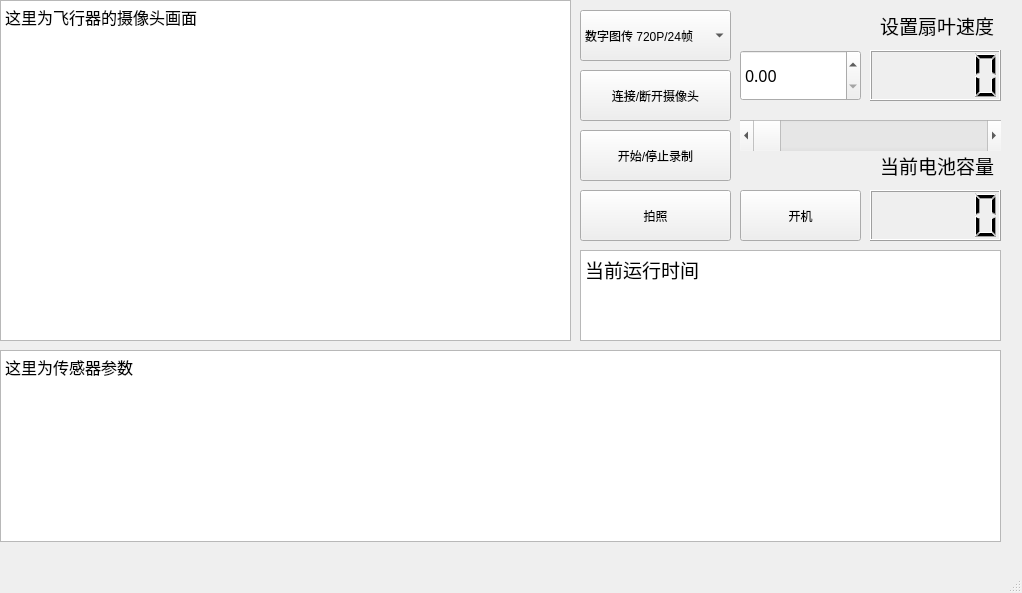
<?xml version="1.0" encoding="UTF-8"?>
<ui version="4.0">
 <class>MainWindow</class>
 <widget class="QMainWindow" name="MainWindow">
  <property name="geometry">
   <rect>
    <x>0</x>
    <y>0</y>
    <width>1022</width>
    <height>593</height>
   </rect>
  </property>
  <property name="windowTitle">
   <string>MainWindow</string>
  </property>
  <widget class="QWidget" name="centralwidget">
   <widget class="QLCDNumber" name="speed_lcd">
    <property name="geometry">
     <rect>
      <x>870</x>
      <y>50</y>
      <width>131</width>
      <height>51</height>
     </rect>
    </property>
    <property name="font">
     <font>
      <family>Cascadia Code</family>
      <pointsize>12</pointsize>
     </font>
    </property>
   </widget>
   <widget class="QScrollBar" name="speed_scroll">
    <property name="geometry">
     <rect>
      <x>740</x>
      <y>120</y>
      <width>261</width>
      <height>31</height>
     </rect>
    </property>
    <property name="orientation">
     <enum>Qt::Orientation::Horizontal</enum>
    </property>
   </widget>
   <widget class="QDoubleSpinBox" name="speed_spin">
    <property name="geometry">
     <rect>
      <x>740</x>
      <y>50</y>
      <width>121</width>
      <height>51</height>
     </rect>
    </property>
    <property name="font">
     <font>
      <family>Cascadia Code</family>
      <pointsize>12</pointsize>
     </font>
    </property>
   </widget>
   <widget class="QTextBrowser" name="video">
    <property name="geometry">
     <rect>
      <x>0</x>
      <y>0</y>
      <width>571</width>
      <height>341</height>
     </rect>
    </property>
    <property name="sizePolicy">
     <sizepolicy hsizetype="Preferred" vsizetype="Preferred">
      <horstretch>0</horstretch>
      <verstretch>0</verstretch>
     </sizepolicy>
    </property>
    <property name="html">
     <string>&lt;!DOCTYPE HTML PUBLIC &quot;-//W3C//DTD HTML 4.0//EN&quot; &quot;http://www.w3.org/TR/REC-html40/strict.dtd&quot;&gt;
&lt;html&gt;&lt;head&gt;&lt;meta name=&quot;qrichtext&quot; content=&quot;1&quot; /&gt;&lt;meta charset=&quot;utf-8&quot; /&gt;&lt;style type=&quot;text/css&quot;&gt;
p, li { white-space: pre-wrap; }
hr { height: 1px; border-width: 0; }
li.unchecked::marker { content: &quot;\2610&quot;; }
li.checked::marker { content: &quot;\2612&quot;; }
&lt;/style&gt;&lt;/head&gt;&lt;body style=&quot; font-family:'Microsoft YaHei UI'; font-size:9pt; font-weight:400; font-style:normal;&quot;&gt;
&lt;p style=&quot; margin-top:0px; margin-bottom:0px; margin-left:0px; margin-right:0px; -qt-block-indent:0; text-indent:0px;&quot;&gt;&lt;span style=&quot; font-size:12pt;&quot;&gt;这里为飞行器的摄像头画面&lt;/span&gt;&lt;/p&gt;&lt;/body&gt;&lt;/html&gt;</string>
    </property>
   </widget>
   <widget class="QPushButton" name="camera_connect">
    <property name="geometry">
     <rect>
      <x>580</x>
      <y>70</y>
      <width>151</width>
      <height>51</height>
     </rect>
    </property>
    <property name="text">
     <string>连接/断开摄像头</string>
    </property>
   </widget>
   <widget class="QPushButton" name="record_video">
    <property name="geometry">
     <rect>
      <x>580</x>
      <y>130</y>
      <width>151</width>
      <height>51</height>
     </rect>
    </property>
    <property name="text">
     <string>开始/停止录制</string>
    </property>
   </widget>
   <widget class="QPushButton" name="take_photo">
    <property name="geometry">
     <rect>
      <x>580</x>
      <y>190</y>
      <width>151</width>
      <height>51</height>
     </rect>
    </property>
    <property name="text">
     <string>拍照</string>
    </property>
   </widget>
   <widget class="QComboBox" name="video_transmission">
    <property name="geometry">
     <rect>
      <x>580</x>
      <y>10</y>
      <width>151</width>
      <height>51</height>
     </rect>
    </property>
    <item>
     <property name="text">
      <string>数字图传 720P/24帧</string>
     </property>
    </item>
    <item>
     <property name="text">
      <string>模拟图传 360P</string>
     </property>
    </item>
   </widget>
   <widget class="QLabel" name="label_speed">
    <property name="geometry">
     <rect>
      <x>880</x>
      <y>10</y>
      <width>121</width>
      <height>31</height>
     </rect>
    </property>
    <property name="text">
     <string>&lt;html&gt;&lt;head/&gt;&lt;body&gt;&lt;p&gt;&lt;span style=&quot; font-size:14pt;&quot;&gt;设置扇叶速度&lt;/span&gt;&lt;/p&gt;&lt;/body&gt;&lt;/html&gt;</string>
    </property>
   </widget>
   <widget class="QLabel" name="label_battery">
    <property name="geometry">
     <rect>
      <x>880</x>
      <y>150</y>
      <width>121</width>
      <height>31</height>
     </rect>
    </property>
    <property name="text">
     <string>&lt;html&gt;&lt;head/&gt;&lt;body&gt;&lt;p&gt;&lt;span style=&quot; font-size:14pt;&quot;&gt;当前电池容量&lt;/span&gt;&lt;/p&gt;&lt;/body&gt;&lt;/html&gt;</string>
    </property>
   </widget>
   <widget class="QLCDNumber" name="batteryy_capacity">
    <property name="geometry">
     <rect>
      <x>870</x>
      <y>190</y>
      <width>131</width>
      <height>51</height>
     </rect>
    </property>
   </widget>
   <widget class="QPushButton" name="power">
    <property name="geometry">
     <rect>
      <x>740</x>
      <y>190</y>
      <width>121</width>
      <height>51</height>
     </rect>
    </property>
    <property name="text">
     <string>开机</string>
    </property>
   </widget>
   <widget class="QTextBrowser" name="textBrowser">
    <property name="geometry">
     <rect>
      <x>580</x>
      <y>250</y>
      <width>421</width>
      <height>91</height>
     </rect>
    </property>
    <property name="sizePolicy">
     <sizepolicy hsizetype="Preferred" vsizetype="Preferred">
      <horstretch>0</horstretch>
      <verstretch>0</verstretch>
     </sizepolicy>
    </property>
    <property name="font">
     <font>
      <family>Cascadia Code</family>
      <pointsize>12</pointsize>
     </font>
    </property>
    <property name="html">
     <string>&lt;!DOCTYPE HTML PUBLIC &quot;-//W3C//DTD HTML 4.0//EN&quot; &quot;http://www.w3.org/TR/REC-html40/strict.dtd&quot;&gt;
&lt;html&gt;&lt;head&gt;&lt;meta name=&quot;qrichtext&quot; content=&quot;1&quot; /&gt;&lt;meta charset=&quot;utf-8&quot; /&gt;&lt;style type=&quot;text/css&quot;&gt;
p, li { white-space: pre-wrap; }
hr { height: 1px; border-width: 0; }
li.unchecked::marker { content: &quot;\2610&quot;; }
li.checked::marker { content: &quot;\2612&quot;; }
&lt;/style&gt;&lt;/head&gt;&lt;body style=&quot; font-family:'Cascadia Code'; font-size:12pt; font-weight:400; font-style:normal;&quot;&gt;
&lt;p style=&quot; margin-top:0px; margin-bottom:0px; margin-left:0px; margin-right:0px; -qt-block-indent:0; text-indent:0px;&quot;&gt;&lt;span style=&quot; font-family:'Microsoft YaHei UI'; font-size:14pt;&quot;&gt;当前运行时间&lt;/span&gt;&lt;/p&gt;&lt;/body&gt;&lt;/html&gt;</string>
    </property>
   </widget>
   <widget class="QTextBrowser" name="textBrowser_2">
    <property name="geometry">
     <rect>
      <x>0</x>
      <y>350</y>
      <width>1001</width>
      <height>192</height>
     </rect>
    </property>
    <property name="html">
     <string>&lt;!DOCTYPE HTML PUBLIC &quot;-//W3C//DTD HTML 4.0//EN&quot; &quot;http://www.w3.org/TR/REC-html40/strict.dtd&quot;&gt;
&lt;html&gt;&lt;head&gt;&lt;meta name=&quot;qrichtext&quot; content=&quot;1&quot; /&gt;&lt;meta charset=&quot;utf-8&quot; /&gt;&lt;style type=&quot;text/css&quot;&gt;
p, li { white-space: pre-wrap; }
hr { height: 1px; border-width: 0; }
li.unchecked::marker { content: &quot;\2610&quot;; }
li.checked::marker { content: &quot;\2612&quot;; }
&lt;/style&gt;&lt;/head&gt;&lt;body style=&quot; font-family:'Microsoft YaHei UI'; font-size:9pt; font-weight:400; font-style:normal;&quot;&gt;
&lt;p style=&quot; margin-top:0px; margin-bottom:0px; margin-left:0px; margin-right:0px; -qt-block-indent:0; text-indent:0px;&quot;&gt;&lt;span style=&quot; font-size:12pt;&quot;&gt;这里为传感器参数&lt;/span&gt;&lt;/p&gt;&lt;/body&gt;&lt;/html&gt;</string>
    </property>
   </widget>
  </widget>
  <widget class="QStatusBar" name="statusbar"/>
  <widget class="QMenuBar" name="menubar">
   <property name="geometry">
    <rect>
     <x>0</x>
     <y>0</y>
     <width>1022</width>
     <height>20</height>
    </rect>
   </property>
  </widget>
 </widget>
 <resources/>
 <connections>
  <connection>
   <sender>speed_scroll</sender>
   <signal>valueChanged(int)</signal>
   <receiver>speed_lcd</receiver>
   <slot>display(int)</slot>
   <hints>
    <hint type="sourcelabel">
     <x>934</x>
     <y>150</y>
    </hint>
    <hint type="destinationlabel">
     <x>954</x>
     <y>105</y>
    </hint>
   </hints>
  </connection>
  <connection>
   <sender>speed_spin</sender>
   <signal>valueChanged(double)</signal>
   <receiver>speed_lcd</receiver>
   <slot>display(double)</slot>
   <hints>
    <hint type="sourcelabel">
     <x>797</x>
     <y>96</y>
    </hint>
    <hint type="destinationlabel">
     <x>901</x>
     <y>100</y>
    </hint>
   </hints>
  </connection>
 </connections>
</ui>
